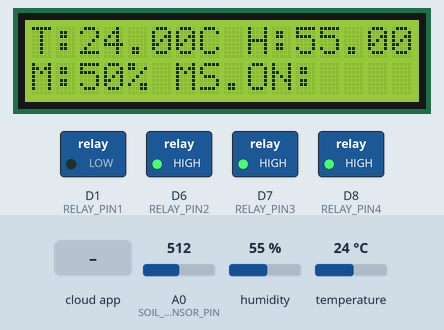
A sketch run on a simulated ESP8266 (NodeMCU). Parts: 16×2 character LCD, switched loads named in the sketch (green lamp = pin HIGH). The inputs (shaded band) are chosen by the test bench; at power-on: A0 (SOIL_SENSOR_PIN) = 512, humidity 55 %, temperature 24 °C. WiFi joins after 1.5 s; servers stay silent unless stated; the Firebase database answers and starts empty; what the sketch prints to the serial monitor is not drawn.

Above: at 3.6 s.
3.7 s: A0 (SOIL_SENSOR_PIN) set to 328
At 5.5 s:
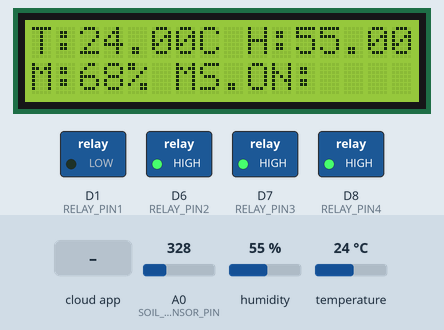
6.4 s: A0 (SOIL_SENSOR_PIN) set to 302
At 8.9 s:
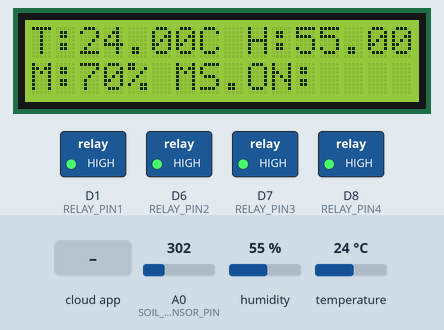
9.2 s: the phone or cloud app sets relay2 to 1
At 10.7 s:
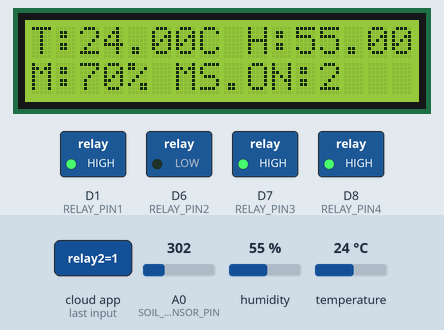
11.1 s: the phone or cloud app sets relay3 to 1
At 12.5 s:
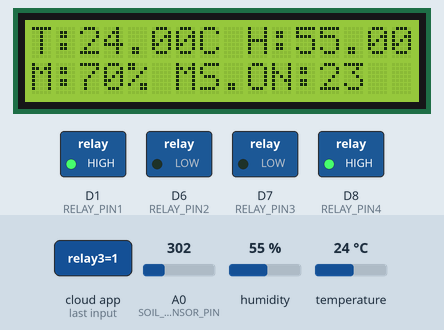
13.0 s: the phone or cloud app sets relay4 to 1
At 14.4 s:
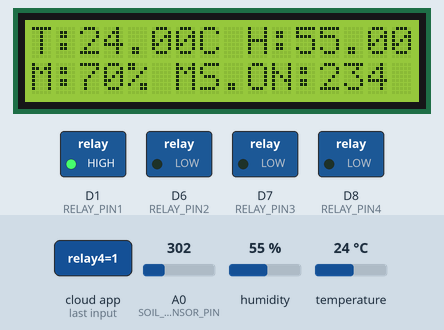
14.9 s: the phone or cloud app sets relay2 to 0
At 16.1 s:
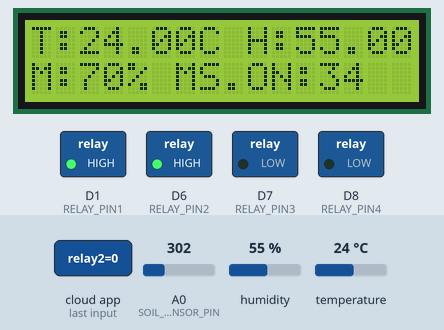
Timing chart, 0 to 17.8 s (numbered marks = the images above; inputs shaded):
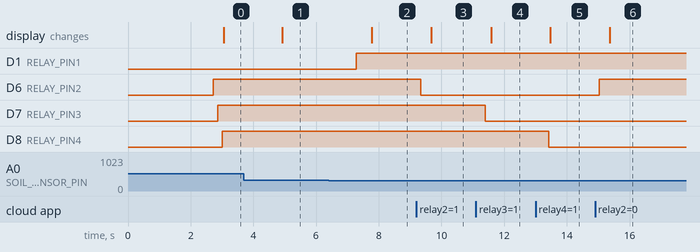

Measured:
- the behaviour switches between 313 and 312 on A0 (SOIL_SENSOR_PIN) (found by bisection; images 1 and 2)
- after the input at 3.7 s, the display: changes after 1.2 s (image 1)
- after the input at 6.4 s, D1 (RELAY_PIN1): LOW → HIGH after 0.88 s; the display: changes after 1.4 s (image 2)
- after the input at 9.2 s, D6 (RELAY_PIN2): HIGH → LOW after 0.14 s; the display: changes after 0.47 s (image 3)
- after the input at 11.1 s, D7 (RELAY_PIN3): HIGH → LOW after 0.29 s; the display: changes after 0.48 s (image 4)
- after the input at 13.0 s, D8 (RELAY_PIN4): HIGH → LOW after 0.42 s; the display: changes after 0.46 s (image 5)
- after the input at 14.9 s, D6 (RELAY_PIN2): LOW → HIGH after 0.13 s; the display: changes after 0.47 s (image 6)

The sketch:

Greenhouse_monitoring_system.ino
```cpp
#include <DHT.h>
#include <DHT_U.h>
#include <Firebase_ESP_Client.h>
#include "addons/TokenHelper.h"
#include "addons/RTDBHelper.h"
#include <Wire.h>
#include <LiquidCrystal_I2C.h>


LiquidCrystal_I2C lcd(0x27, 16, 2);

const char* ssid = "Your_ssid";
const char* password = "Your_Password";

//Only for project use DB :xD
#define API_KEY "Your_FirebaseRTb_apiKey"
#define DATABASE_URL "Your_FirebaseRTb_url"


#define SOIL_SENSOR_PIN A0
#define DHTPIN D5

#define RELAY_PIN1 D1
#define RELAY_PIN2 D6
#define RELAY_PIN3 D7
#define RELAY_PIN4 D8


#define DHTTYPE DHT11
DHT dht(DHTPIN, DHTTYPE);

bool r1 = false;
bool r2 = false;
bool r3 = false;
bool r4 = false;

int soilMoisture = 0;

FirebaseData fbdo;
FirebaseAuth auth;
FirebaseConfig config;

bool signupOK = false;

void setup() {
  Serial.begin(115200);

  dht.begin();


  pinMode(RELAY_PIN1, OUTPUT);
  pinMode(RELAY_PIN2, OUTPUT);
  pinMode(RELAY_PIN3, OUTPUT);
  pinMode(RELAY_PIN4, OUTPUT);

//Ye dono pin kv kisi ko assign nhi karna h lcd ke alawa
  Wire.begin(D2, D4);


  lcd.init();
  lcd.backlight();
  lcd.clear();
  lcd.setCursor(0, 1);
  lcd.print("Moisture Monitor");


  WiFi.begin(ssid, password);
  while (WiFi.status() != WL_CONNECTED) {
    delay(1000);
    Serial.println("Connecting to WiFi...");
  }
  Serial.println("Connected to WiFi");


  config.api_key = API_KEY;
  config.database_url = DATABASE_URL;


  if (Firebase.signUp(&config, &auth, "", "")) {
    Serial.println("Sign-up successful");
    signupOK = true;
  } else {
    Serial.printf("Sign-up failed: %s\n", config.signer.signupError.message.c_str());
  }

  config.token_status_callback = tokenStatusCallback;
  Firebase.begin(&config, &auth);
  Firebase.reconnectWiFi(true);


}

void loop() {

  float humidity = dht.readHumidity();
  float temperature = dht.readTemperature();


  if (isnan(humidity) || isnan(temperature)) {
    Serial.println("Failed to read from DHT sensor!");
  } else {
    Serial.print("Temperature: ");
    Serial.print(temperature);
    Serial.print(" °C  ");

    Serial.print("Humidity: ");
    Serial.print(humidity);
    Serial.println(" %");
  }


  int ReadsoilMoisture = analogRead(SOIL_SENSOR_PIN);
  soilMoisture = map(ReadsoilMoisture, 0, 1023, 100, 0);

//Analog value moisture sensor ka max 1023 hoga lekin agar without capacitor se filter kiye signal read krna ho to body ya kisi tarah ka static charge se value upar ja sakti h jisse percentage v 100+ jayega isliye ye krna jaruri h

  if (soilMoisture > 100) {
    soilMoisture = 100;
  } else if (soilMoisture < 0) {
    soilMoisture = 0;
  }


  Serial.print("Soil Moisture (Analog Value): ");
  Serial.println(ReadsoilMoisture);

  Serial.print("Soil Moisture (Percentage Value): ");
  Serial.println(soilMoisture);

  if (Firebase.ready() && signupOK) {

    if (!Firebase.RTDB.setInt(&fbdo, "/IistBiharData/GreenhouseMonitoringSystem/humidity", humidity)) {
      Serial.println("Failed to update humidity to Firebase");
    }


    if (!Firebase.RTDB.setInt(&fbdo, "/IistBiharData/GreenhouseMonitoringSystem/temp", temperature)) {
      Serial.println("Failed to update temperature to Firebase");
    }

    if (!Firebase.RTDB.setInt(&fbdo, "/IistBiharData/GreenhouseMonitoringSystem/MoistureValue", soilMoisture)) {
      Serial.println("Failed to update soilMoisture to Firebase");
    }
  }

  if (soilMoisture < 30) {
    r1 = true;
    digitalWrite(RELAY_PIN1, LOW);
    Serial.println("Soil is Dry - Pump ON");


  } else if (soilMoisture < 70) {

    Serial.println("Soil is moist");

  } else {
    r1 = false;


    digitalWrite(RELAY_PIN1, HIGH);
    Serial.println("Soil is Wet - Pump OFF");

  }


  if (Firebase.ready() && signupOK) {
    if (Firebase.RTDB.getInt(&fbdo, "/IistBiharData/GreenhouseMonitoringSystem/relay2")) {
      int status = fbdo.intData();
      if (status == 1) {
        digitalWrite(RELAY_PIN2, LOW);
        r2 = true;
        Serial.println("Switch 2 on");


      } else {
        digitalWrite(RELAY_PIN2, HIGH);
         r2 = false;
        Serial.println("Switch 2 OFF");

      }
    }
    if (Firebase.RTDB.getInt(&fbdo, "/IistBiharData/GreenhouseMonitoringSystem/relay3")) {
      int status = fbdo.intData();
      if (status == 1) {
        digitalWrite(RELAY_PIN3, LOW);
        r3 = true;
        Serial.println("Switch 3 on");

      } else {
        digitalWrite(RELAY_PIN3, HIGH);
        r3 = false;
        Serial.println("Switch 3 OFF");

      }
    }
    if (Firebase.RTDB.getInt(&fbdo, "/IistBiharData/GreenhouseMonitoringSystem/relay4")) {
      int status = fbdo.intData();
      if (status == 1) {
        digitalWrite(RELAY_PIN4, LOW);
        r4 = true;
        Serial.println("Switch 4 on");

      } else {
        digitalWrite(RELAY_PIN4, HIGH);
        r4 = false;
        Serial.println("Switch 4 OFF");

      }
    }


  }


  lcd.clear();


  lcd.setCursor(0, 0);

  lcd.print("T:");
  lcd.print(temperature);
  lcd.print("C H:");
  lcd.print(humidity);
  lcd.print("g/m³");
  lcd.setCursor(0, 1);
  lcd.print("M:");
  lcd.print(soilMoisture);
  lcd.print("% MS.ON:");
  if (r1) {
    lcd.print("1");
  }
    if (r2) {
    lcd.print("2");
  }
  if (r3) {
    lcd.print("3");
  }
    if (r4) {
    lcd.print("4");
  }

}
```
